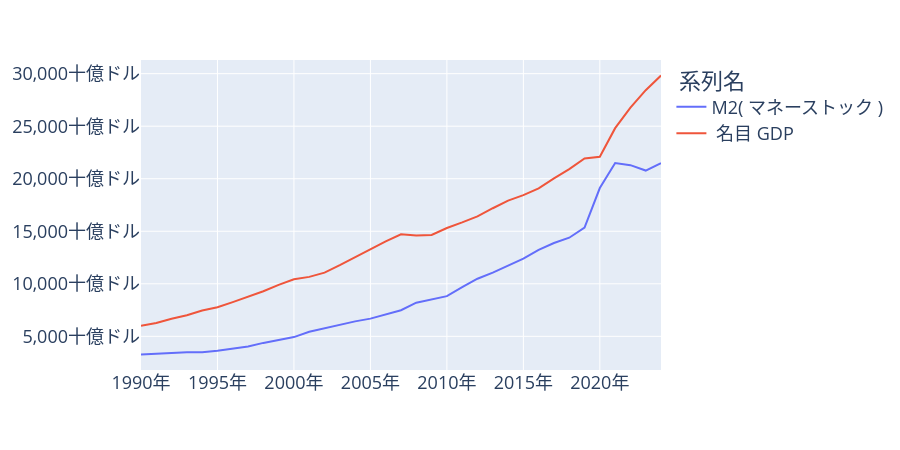

Source (notebook cell):
### Code cell
m2_gdp_tidy = m2_fred_df[[" 日付 ", " 系列名 ", "value"]]
m2_gdp_flg = px.line(m2_gdp_tidy, x=" 日付 ", y="value", color=" 系列名 ")
m2_gdp_flg.update_layout(width=900, height=450, font={"size": 18},
    xaxis = {"ticksuffix": "年", "title": None},
    yaxis = {"tickformat": ",.0f", "ticksuffix": "十億ドル", "title": None},
)
m2_gdp_flg.show()
